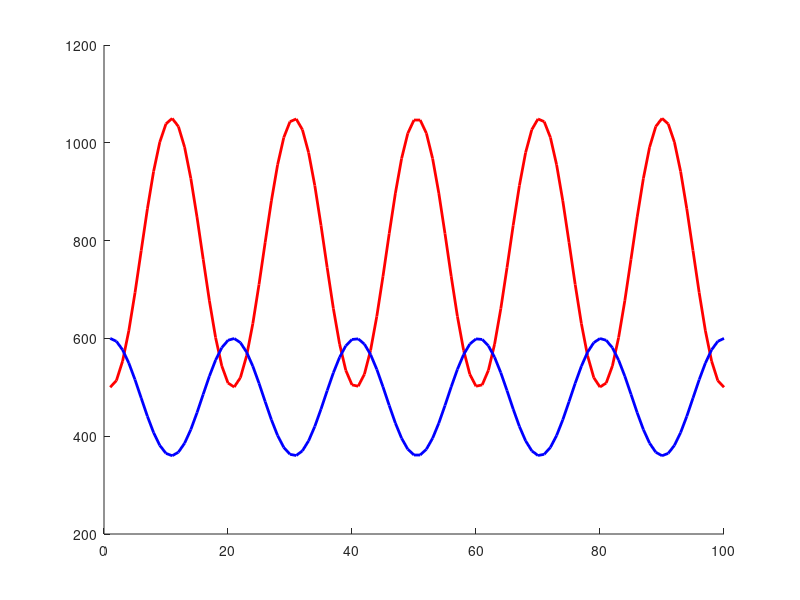

The MATLAB source for this figure: (Note: this script raises an error after producing the figure.)
% Assume we have two molecules, a and b, with dichroic ratios 2.1 and 0.6,
% respectively.
a_rho = 2.1;
b_rho = 0.6;

% Assign an arbitrary background-subtracted emission intensity for the
% parallel polarization for each molecule, and calculate the perpendicular
% emission intensity using the dichroic ratio (rho = iperp/ipar).
a_ipar = 500;
a_iperp = a_rho * a_ipar; % Note a_iperp > a_ipar
b_ipar = 600;
b_iperp = b_rho * b_ipar; % Note b_iperp < b_ipar

% Now, plot the expected emission intensity as a function of the incident
% polarization. The maxima will represent orthogonal linear polarizations
% (parallel or perpendicular), and everything in between is elliptical
% polarization.


% We can represent the total function as a superposition of a cosine term
% (for the parallel intensity) and a cosine term with a phase offset (for 
% the perpendicular intensity). At t=0, the parallel term will be maximal 
% and the perpendicular term will be 0, and thus we will start with the 
% wave plate oriented at 0 degrees relative to the z-axis.

xs = linspace(0, 10*pi, 100); % step size will be pi/10
a_cos = (a_ipar/2) * cos(xs) + (a_ipar/2);
a_sin = (a_iperp/2) * cos(xs + pi) + (a_iperp/2);
a_total = a_cos + a_sin;
b_cos = (b_ipar/2) * cos(xs) + (b_ipar/2);
b_sin = (b_iperp/2) * cos(xs + pi) + (b_iperp/2);
b_total = b_cos + b_sin;

% Plot the resulting functions. 
hold on;
plot(a_total, 'r', 'LineWidth', 2);
plot(b_total, 'b', 'LineWidth', 2);
ax = gca;
ax.FontSize = 20;
title('Emission Waveforms for Molecules with Different Dichroic Ratios');
xlabel('time (a.u.)', 'FontSize', 20);
ylabel('Emission Intensity (a.u.)', 'FontSize', 20);
% Label the intensities
hline(a_ipar, 'r', 'Molecule A I_{\mid\mid}');
hline(a_iperp, 'r', 'Molecule A I_{\perp}');
hline(b_ipar, 'b', 'Molecule B I_{\mid\mid}');
hline(b_iperp, 'b', 'Molecule B I_{\perp}');

% Calculate the Orientation angles too. The incident angle beta is taken as
% 80 degrees, a reasonable number based on the NA of the TIRF microscope
% objective lens.
a_theta = CalculateThetaFromRho(a_rho);
b_theta = CalculateThetaFromRho(b_rho);
tmp1 = sprintf('Molecule A (\\theta=%f)', a_theta);
tmp2 = sprintf('Molecule B (\\theta=%f)', b_theta);
legend(tmp1, tmp2);
